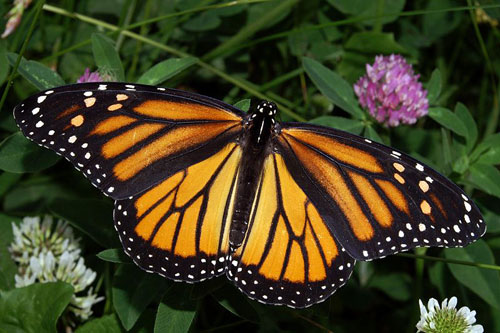
#> input picture butterfly.jpg, 500 x 333 px
$ jupyter execute mean_shift.ipynb   (shell and % lines are left out)   (Python 2 division)
#> lines starting #> are read from the running program, lines starting #| are printed output that depends on the picture
[cell 1]

import numpy as np
import matplotlib.pyplot as plt
import cv2
import random
from time import time

class MeanShift:

    def __init__(self, spacial_threshold=2.0, range_threshold=10.0, max_iter=20, kernel='guassian',min_region_size=5):
        self.__spacial_threshold = spacial_threshold
        self.__range_threshold = range_threshold
        self.__max_iter = max_iter
        self.__min_region_size = min_region_size
        if kernel == 'gaussian':
            self.__kernel_function = self.__gaussian_kernel_function
        else:
            self.__kernel_function = self.__epanechnikov_kernel_function

    def __gaussian_kernel_function(self, x):
        return math.exp(-0.5*np.sum(x**2))

    def __epanechnikov_kernel_function(self, x):
        return 0.75*(1-np.sum(x**2))

    def __derivative(self, x):
        if x > 1:
            return 0
        else:
            return 1

    def __euclidean_distance(self, a, b):
        return np.sqrt(np.sum((a-b)**2))

    def __seek_centroid(self, image_points, bandwidth):
        first_point = image_points[0]
        last_centroid = first_point
        iteration = 0
        while iteration < self.__max_iter:
            iteration += 1
            centroid = self.__meanshift(image_points, last_centroid, bandwidth)
            distance = self.__euclidean_distance(last_centroid, centroid)
            if distance < self.__range_threshold or np.all(centroid == last_centroid):
                break
            last_centroid = centroid
        return centroid

    def __meanshift(self, image_points, centroid, color_bandwidth):
        shift = np.zeros_like(centroid)
        weight_sum = 0.0
        for point in image_points:
            weight = self.__derivative(self.__kernel_function((centroid - point) / color_bandwidth))
            shift = shift + (point * weight)
            weight_sum += weight
        if weight_sum == 0.0:
            return centroid
        else:
            return (shift / weight_sum).astype('int')

    def __getImageVector(self,image):
        pixel_values = image.reshape(-1, image.shape[-1])
        rows, columns, channels = image.shape
        pixel_coords = np.zeros((rows, columns, 2))
        for i in range(0,rows):
            for j in range(0,columns):
                pixel_coords[i,j] = np.array([i,j])
        pixel_coords = pixel_coords.reshape(pixel_coords.shape[0]*pixel_coords.shape[1], pixel_coords.shape[-1])
        image_vector = np.hstack([pixel_coords, pixel_values])
        return image_vector

    def __filter(self, image):
        self.__image_vector = self.__getImageVector(image)
        self.__auxillary_grid = np.arange(0,len(self.__image_vector)).reshape(image.shape[0], image.shape[1])
        pixel_ids = range(0,len(self.__image_vector))
        pixels_to_process = dict.fromkeys(pixel_ids)

        regions = []

        while len(pixels_to_process) > 0:
            random_pixel_tuple = pixels_to_process.popitem()
            #print "Random Pixel: ",random_pixel_tuple
            #Fill in the code below - locally; do "popitem()" for each pixel you add to window
            window = self.__getPixelWindow(random_pixel_tuple[0], pixels_to_process)
            window_values = self.__getWindowValues(window)
            window_centroid_value = self.__seek_centroid(window_values,self.__range_threshold)
            for pixel in window:
                if window_centroid_value[0] < 0:
                    window_centroid_value[0] += 255
                if window_centroid_value[1] < 0:
                    window_centroid_value[1] += 255
                if window_centroid_value[2] < 0:
                    window_centroid_value[2] += 255

                if window_centroid_value[0] > 255:
                    window_centroid_value[0] = 255
                if window_centroid_value[1] > 255:
                    window_centroid_value[1] = 255
                if window_centroid_value[2] > 255:
                    window_centroid_value[2] = 255

                pixel[2] = window_centroid_value[0]
                pixel[3] = window_centroid_value[1]
                pixel[4] = window_centroid_value[2]
            regions.append(window)
        return regions

    def __getPixelWindow(self, random_pixel_id, pixels_to_process):
        random_pixel = self.__image_vector[random_pixel_id]
        #print "Random Pixel Value: ", random_pixel
        random_pixel_x = random_pixel[0]
        random_pixel_y = random_pixel[1]
        left_limit = int(random_pixel_x - self.__spacial_threshold)
        right_limit = int(random_pixel_x + self.__spacial_threshold)
        top_limit = int(random_pixel_y - self.__spacial_threshold)
        bottom_limit = int(random_pixel_y + self.__spacial_threshold)
        if left_limit < 0:
            left_limit = 0
        if right_limit > self.__auxillary_grid.shape[0]:
            right_limit = self.__auxillary_grid.shape[0]
        if top_limit < 0:
            top_limit = 0
        if bottom_limit > self.__auxillary_grid.shape[1]:
            bottom_limit = self.__auxillary_grid.shape[1]
        frame = self.__auxillary_grid[left_limit:right_limit, top_limit:bottom_limit]
        frame = frame.ravel()
        nframe = []
        for pixel_id in frame:
            if pixel_id == random_pixel_id or pixel_id not in pixels_to_process:
                continue
            nframe.append(pixel_id)
        frame = np.array(nframe)

        if frame.size ==0:
            return np.array([random_pixel])
        #print "Frame Ravel: ",frame
        frame_pixel_values = self.__image_vector[frame][:,2:]
        #print "Frame Values: ",frame_pixel_values
        frame_pixel_values -= random_pixel[2:]
        #print "After Subtraction: ", frame_pixel_values
        frame_pixel_values **=2
        frame_pixel_distances = np.sqrt(np.sum(frame_pixel_values, axis=1))

        frame = frame[frame_pixel_distances <= self.__range_threshold]
        #print "Distances: ", frame_pixel_distances
        for pixel_id in frame:
            pixels_to_process.pop(pixel_id)
        if frame.size ==0:
            return np.array([random_pixel])
        return np.vstack([self.__image_vector[frame], random_pixel])

    def __getWindowValues(self, window):
        return window[:,2:]

    def __regionsToImage(self,image,regions):
        result = np.empty_like(image)
        for region in regions:
            for pixel in region:
                result[int(pixel[0]),int(pixel[1])] = pixel[2:]
        return result

    def __mergeRegions(self, image, regions):
        spatial_centroids = []
        range_centroids = []
        for region in regions:
            c = self.__seek_centroid(region[:,:2],self.__spacial_threshold)
            spatial_centroids.append(np.rint(c).astype(int))
            range_centroids.append(region[0][2:])
        #print "Centroids Computed = ",len(spatial_centroids)
        spatial_centroids = np.array(spatial_centroids)
        range_centroids = np.array(range_centroids)
        lookup_matrix = np.zeros((image.shape[0], image.shape[1])).astype(int)
        labels = {}
        for i,centroid in enumerate(spatial_centroids):
            lookup_matrix[centroid[0],centroid[1]] = i
            labels[i] = i
        visited = {}
        #print lookup_matrix[0,0]
        indexes = range(len(spatial_centroids))
        random.seed(0)
        random.shuffle(indexes)
        for i in indexes:
            visited[i] = True
            #print visited
            window = self.__getCentroidWindow(lookup_matrix, spatial_centroids[i], visited, spatial_centroids, range_centroids)

            for r in window:
                labels[r] = labels[i]
        region_groups = {}
        for k,v in labels.items():
            if v not in region_groups:
                region_groups[v] = [k]
            else:
                region_groups[v].append(k)
        final_regions = []

        for k,group in region_groups.items():
            merged_group = None
            for region in group:
                if not np.all(merged_group):
                    merged_group = regions[region]
                else:
                    #print "Existing: ",merged_group.shape
                    #print "New: ",regions[region].shape
                    merged_group = np.vstack([merged_group,regions[region]])
            final_regions.append(merged_group)
        for region in final_regions:
            new_centroid = self.__seek_centroid(region[:,2:], self.__range_threshold)
            region[:,2:] = new_centroid
        #print "Final Regions: ",len(final_regions)
        temp = []
        for region in final_regions:
            if len(region) < self.__min_region_size and len(temp) > 1:
                region[:,2:] = temp[-1][0][2:]
                temp[-1] = np.vstack([temp[-1], region])
            else:
                temp.append(region)
        final_regions = temp
        return final_regions


    def __getCentroidWindow(self, lookup_matrix, centroid, visited, spatial_centroids, range_centroids):
        left_limit = centroid[0] - self.__spacial_threshold
        right_limit = centroid[0] + self.__spacial_threshold +1
        top_limit = centroid[1] - self.__spacial_threshold
        bottom_limit = centroid[1] + self.__spacial_threshold +1
        if left_limit < 0:
            left_limit = 0
        if right_limit > self.__auxillary_grid.shape[0]:
            right_limit = self.__auxillary_grid.shape[0]
        if top_limit < 0:
            top_limit = 0
        if bottom_limit > self.__auxillary_grid.shape[1]:
            bottom_limit = self.__auxillary_grid.shape[1]
        result = []
        centroid_region = lookup_matrix[centroid[0],centroid[1]]
        for i in range(left_limit, right_limit):
            for j in range(top_limit, bottom_limit):
                if lookup_matrix[i,j] != 0 and lookup_matrix[i,j] not in visited:
                    #print lookup_matrix[i,j]
                    if self.__euclidean_distance(range_centroids[centroid_region], range_centroids[lookup_matrix[i,j]]) < self.__range_threshold:
                        result.append(lookup_matrix[i,j])
        return result

    def __overlayBorders(self, image):
        edges = cv2.Canny(image, 20, 240)
        return cv2.addWeighted(image, 1.0, np.dstack((edges,edges,edges)), 1.0,0)

    def segment(self, image):
        print "Beginning segmentation process.."
        tf = time()
        regions = self.__filter(image)
        print "Completed filtering in ",round(time()-tf,2)," seconds"
        tm = time()
        m_regions = self.__mergeRegions(image, regions)
        print "Completed region merging in ",round(time()-tm,2)," seconds"
        result = self.__regionsToImage(image,m_regions)
        return result, self.__overlayBorders(result)

[cell 2]

import cv2
import matplotlib.pyplot as plt

im = cv2.cvtColor(cv2.imread('butterfly.jpg'), cv2.COLOR_BGR2RGB)

ms_object = MeanShift(3,20,kernel="epanechnikov")
result, result_with_borders = ms_object.segment(im)
#> in segment, `regions = self.__filter(image)`: regions = 24951 items
#> the loop in __mergeRegions, `for region in regions:` made 24951 passes
#> c on passes 1 to 3: [330, 497], [330, 493], [330, 489]
#> in __mergeRegions, `spatial_centroids = np.array(spatial_centroids)`: spatial_centroids = 24951 pairs, first value 0 to 332, second value 0 to 499
#> in __mergeRegions, `lookup_matrix = np.zeros((image.shape[0], image.shape[1])).astype(int)`: lookup_matrix: shape (333, 500) int64; every value is 0
#> the loop in __mergeRegions, `for i,centroid in enumerate(spatial_centroids):` made 24951 passes
#> centroid on passes 1 to 3: [330, 497], [330, 493], [330, 489]
#> after the loop in __mergeRegions, `for i,centroid in enumerate(spatial_centroids):`:
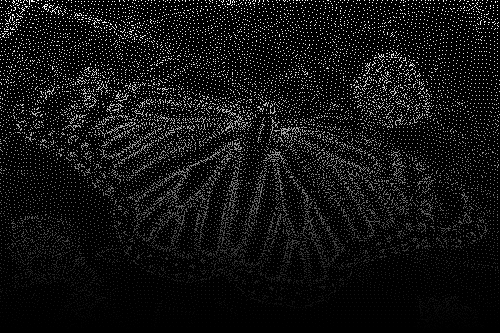
#> lookup_matrix: shape (333, 500) int64; min 0, max 24950, mean 1782.2; drawn with min black and max white
#> after the loop in __mergeRegions, `for i,centroid in enumerate(spatial_centroids):`: labels = 24951 items
#> the loop in __mergeRegions, `for i in indexes:` made 24951 passes
#> (i, centroid_region in __getCentroidWindow, window) on passes 1 to 3: (162, 162, [163, 161]), (23699, 23699, [23823, 23822, 23698, 23607]), (17075, 17075, [17364])
#> the loop in __mergeRegions, `for k,v in labels.items():` made 24951 passes
#> v on passes 1 to 3: 0, 1, 2
#> the loop in __mergeRegions, `for k,group in region_groups.items():` made 14900 passes
#> (k, group) on passes 5 to 7: (5, [5]), (6, [6]), (7, [7])
#> the loop in __mergeRegions, `for region in final_regions:` made 14900 passes
#> in __regionsToImage, `result = np.empty_like(image)`:
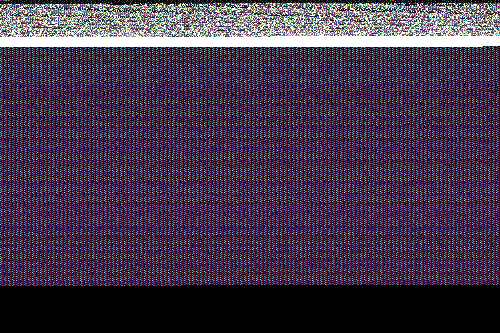
#> result: shape (333, 500, 3); mean R, G, B 68.5, 52.9, 75.4
#> after the loop in __regionsToImage, `for region in regions:`:
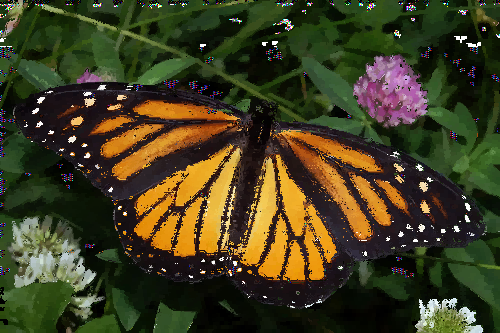
#> result: shape (333, 500, 3); mean R, G, B 65.1, 61.7, 32.2
#> in __overlayBorders, `edges = cv2.Canny(image, 20, 240)`:
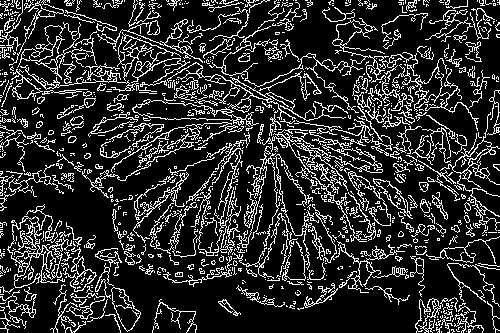
#> edges: shape (333, 500); 17.7% white in thin lines or dots
#> in __overlayBorders, `return cv2.addWeighted(image, 1.0, np.dstack((edges,edges,edges)), 1.0..`:
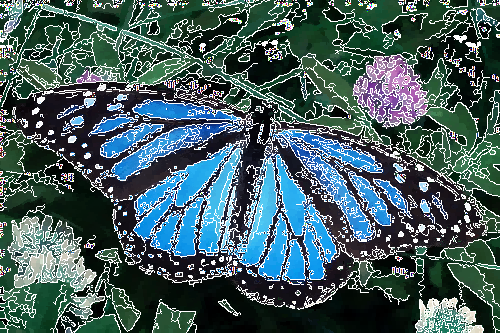
#> returned value: shape (333, 500, 3); mean of channels 0, 1, 2 96.2, 94.2, 69.8; drawn as B, G, R

def display_image(image):
    #plt.set_cmap('gray')
    plt.axis("off")
    plt.imshow(image)
    plt.show()

display_image(im)
display_image(result)
display_image(result_with_borders)
